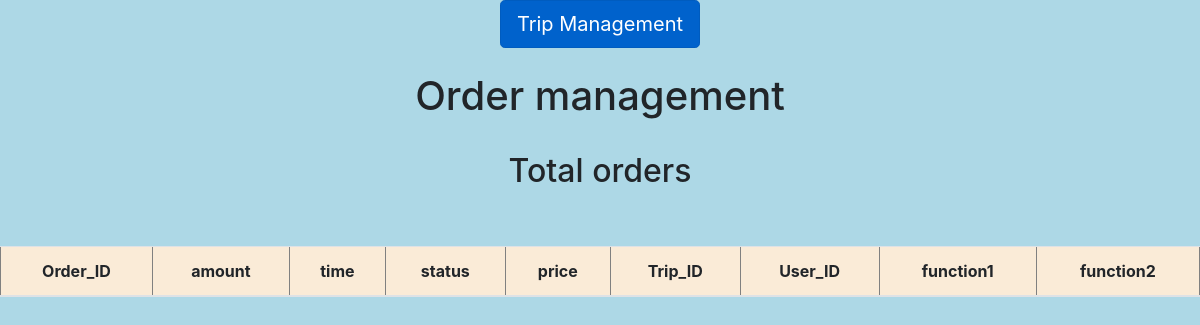
/manage_orders/, run on an earlier commit of the app's database.
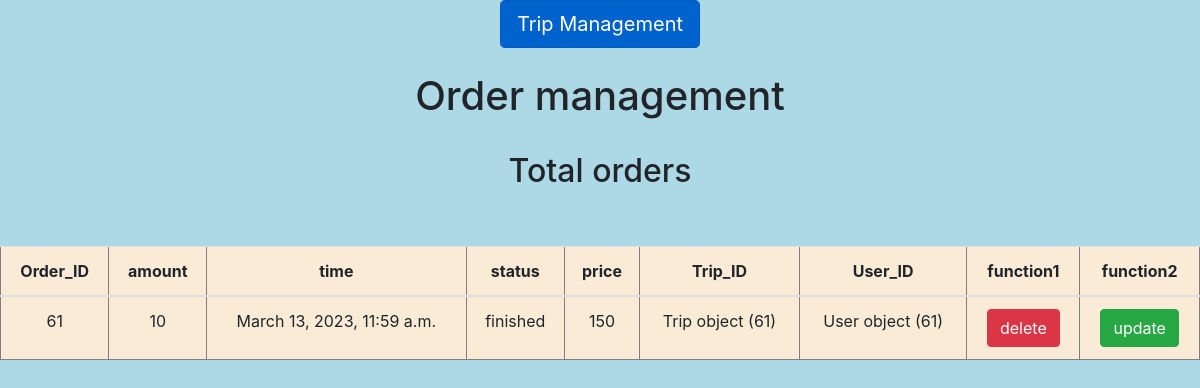
And on a later commit of the database.
### manage/models.py (models this page shows)
class Order(models.Model):
    Order_id = models.IntegerField(primary_key=True)
    amount = models.IntegerField()
    time = models.DateTimeField()
    status = models.CharField(default='In process', max_length=50)
    Order_price = models.IntegerField()
    Trip_id = models.ForeignKey(Trip, on_delete=models.CASCADE, null=True)
    User_id = models.ForeignKey(User, on_delete=models.CASCADE, null=True)

class Trip(models.Model):
    Trip_id = models.IntegerField(primary_key=True)
    tripname = models.CharField(max_length=10)
    introduction = models.CharField(max_length=500)
    delete_status = models.CharField(max_length=500)
    image_url = models.ImageField(upload_to='imgurl')
    booked_num = models.IntegerField(null=True)
    Trip_price = models.IntegerField()

class User(models.Model):
    User_id = models.IntegerField(primary_key=True)
    username = models.CharField(max_length=10)
    password = models.CharField(max_length=8)
    level = models.IntegerField()

### manage/views.py (the view)
# urls.py: path('manage_orders/', views.manage_orders),
def manage_orders(request):
    data_list = Order.objects.all()
    return render(request, "manage_orders.html", {"data_list": data_list})

### manage/templates/manage_orders.html (shortened to what this page needs)
<!DOCTYPE html>
<html lang="en">
<head>
    <link rel="stylesheet" href="https://getbootstrap.com/docs/4.2/dist/css/bootstrap.min.css">
</head>
<body style="background-color: lightblue">
<div style="width:100%;text-align:center">
<a class="btn btn-primary btn-lg active" href="/manage_addtrips/">Trip Management</a>
<br><br>
<h1>Order management</h1>
<br>
<h2>Total orders</h2>
<br><br>
<table border="1" align=center class="table table-hover" style="background-color: antiquewhite">
    <thead>
        <tr>
            <th>Order_ID</th>
            <th>amount</th>
            <th>time</th>
            <th>status</th>
            <th>price</th>
            <th>Trip_ID</th>
            <th>User_ID</th>
            <th>function1</th>
            <th>function2</th>
        </tr>
    </thead>
    <tbody>
    {% for obj in data_list %}
        <tr>
            <td>{{ obj.Order_id }}</td>
            <td>{{ obj.amount }}</td>
            <td>{{ obj.time }}</td>
            <td>{{ obj.status }}</td>
            <td>{{ obj.Order_price }}</td>
            <td>{{ obj.Trip_id }}</td>
            <td>{{ obj.User_id }}</td>
            <td><a class="btn btn-danger" href="/manage_orders/delete/?delete_Order_id={{ obj.Order_id }}">delete</a></td>
            <td><a class="btn btn-success" href="/manage_orders/{{ obj.Order_id }}/update/">update</a></td>
        </tr>
    {% endfor %}
    </tbody>
</table>
</div>
</body>
</html>

What changed in the data, as far as the page shows it:
added Order: Order_id "61", amount "10", time "March 13, 2023, 11:59 a.m.", status "finished", Order_price "150", Trip_id "Trip object (61)", User_id "User object (61)"
